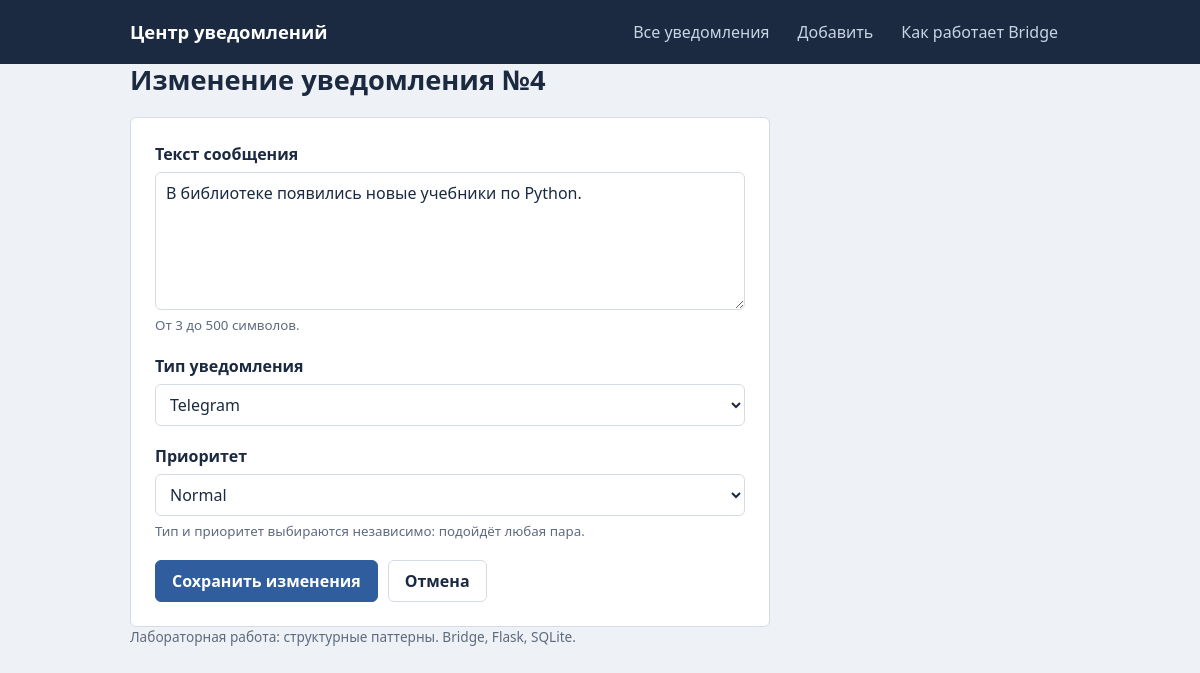
The app's page /edit/4 with its own data.
### tables this page shows
CREATE TABLE notifications (
    id                INTEGER PRIMARY KEY AUTOINCREMENT,
    message           TEXT NOT NULL,
    notification_type TEXT NOT NULL CHECK (notification_type IN ('Email', 'SMS', 'Telegram')),
    priority          TEXT NOT NULL CHECK (priority IN ('Normal', 'Important', 'Emergency')),
    created_at        TEXT NOT NULL DEFAULT (datetime('now', 'localtime'))
);

### app.py (the view, shortened to what this page needs)
@app.route("/edit/<int:notification_id>", methods=["GET", "POST"])
def edit(notification_id):
    row = get_or_404(notification_id)
    return render_template("edit.html", **form_context(data=dict(row), row=row))

### app.py (called while the page is built)
def get_or_404(notification_id):
    conn = get_db()
    row = conn.execute("SELECT * FROM notifications WHERE id = ?", (notification_id,)).fetchone()
    conn.close()
    if row is None:
        abort(404)
    return row

def form_context(**extra):
    return dict(channels=list(CHANNELS), priorities=list(PRIORITIES), limit=MESSAGE_MAX, **extra)

### db.py (called while the page is built)
def get_db():
    conn = sqlite3.connect(DB_PATH)
    conn.row_factory = sqlite3.Row
    return conn

### templates/edit.html (shortened to what this page needs)
{% extends "base.html" %}
{% block content %}
<div class="page-head"><h1>Изменение уведомления №{{ row.id }}</h1></div>
{% set submit_label = 'Сохранить изменения' %}
{% set cancel_url = url_for('detail', notification_id=row.id) %}
{% include "_form.html" %}
{% endblock %}

### templates/_form.html (shortened to what this page needs)
<form class="form" method="post" novalidate>
  <label class="field">
    <span>Текст сообщения</span>
    <textarea name="message" rows="5" maxlength="{{ limit }}" required>{{ data.message or '' }}</textarea>
    <small>От 3 до {{ limit }} символов.</small>
  </label>
  <label class="field">
    <span>Тип уведомления</span>
    <select name="notification_type" required>
      {% for c in channels %}<option value="{{ c }}" {% if c == data.notification_type %}selected{% endif %}>{{ c }}</option>{% endfor %}
    </select>
  </label>
  <label class="field">
    <span>Приоритет</span>
    <select name="priority" required>
      {% for p in priorities %}<option value="{{ p }}" {% if p == data.priority %}selected{% endif %}>{{ p }}</option>{% endfor %}
    </select>
    <small>Тип и приоритет выбираются независимо: подойдёт любая пара.</small>
  </label>
  <div class="form-actions">
    <button class="btn primary" type="submit">{{ submit_label }}</button>
    <a class="btn ghost" href="{{ cancel_url }}">Отмена</a>
  </div>
</form>

### static/style.css (style rules this page uses)
:root { --ink: #1b2a41; --muted: #5d6b7e; --paper: #eef1f5; --card: #ffffff; --line: #d5dbe4; --accent: #2f5d9e; --normal: #4a6fa5; --important: #c98200; --emergency: #c8312e; --radius: 6px; font-family: "Segoe UI", "Helvetica Neue", Arial, sans-serif; }
* { box-sizing: border-box; }
body { margin: 0; background: var(--paper); color: var(--ink); line-height: 1.5; font-size: 16px; }
h1 { font-size: 1.7rem; line-height: 1.2; margin: 0; }
a { color: var(--accent); }
.page-head { display: flex; align-items: center; justify-content: space-between; flex-wrap: wrap; gap: 12px; margin-bottom: 20px; }
.btn { display: inline-block; font: inherit; font-weight: 600; padding: 8px 16px; border: 1px solid var(--line); border-radius: var(--radius); background: var(--card); color: var(--ink); text-decoration: none; cursor: pointer; }
.btn.primary { background: var(--accent); border-color: var(--accent); color: #fff; }
.btn.ghost { background: transparent; }
select, textarea { font: inherit; color: var(--ink); background: #fff; border: 1px solid var(--line); border-radius: var(--radius); padding: 8px 10px; }
textarea { width: 100%; resize: vertical; }
.form { background: var(--card); border: 1px solid var(--line); border-radius: var(--radius); padding: 24px; max-width: 640px; }
.field { display: flex; flex-direction: column; gap: 6px; margin-bottom: 18px; }
.field > span { font-weight: 600; }
.field small { color: var(--muted); }
.form-actions { display: flex; gap: 10px; }

### records on screen
notifications: id "4", message "В библиотеке появились новые учебники по Python.", notification_type "Telegram", priority "Normal"

### other values on screen
{{ limit }} "500"
{{ submit_label }} "Сохранить изменения"
